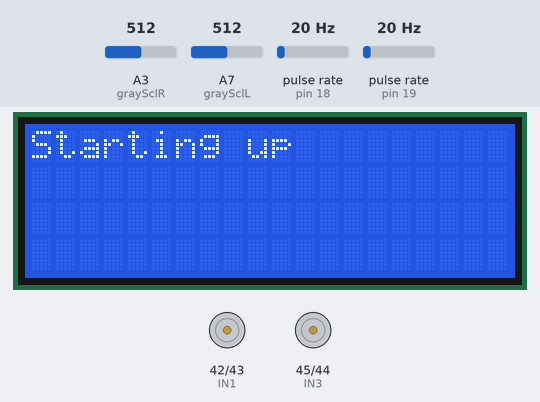
Bench run of a sketch on a simulated Arduino Mega 2560, built with avr-gcc and run on an emulated ATmega2560. Parts: 20×4 character LCD, motor-driver pin pairs drawn as motors (green arrow = first pin HIGH = forward, orange = second pin HIGH = backward, longer = more drive, scaled by the enable pin). Wiring (inferred from the names in the program): 2 × pulse sensor: data pin 18 / data pin 19. The inputs (shaded band) are chosen by the test bench; at power-on: A3 (graySclR) = 512, A7 (graySclL) = 512, pulse rate (sensors on pin 18, pin 19) 20 Hz.

Above: at 0.1 s.
Timing chart, 0 to 104.5 s (numbered marks = the images above):
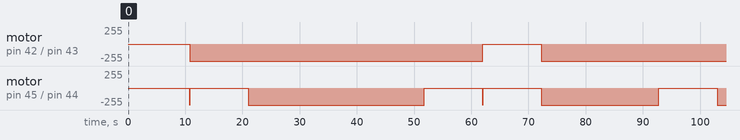

Measured:
- by itself, motor on pin 42 (IN1) / pin 43 (IN2): stopped → backward 255/255 at 10.8 s, → stopped 51.3 s later, → backward 255/255 10.2 s later

The sketch:

WallFollower15.1.18.ino
```cpp
// Main Code für den RoboCup

#include "Vars.h"
#include "Engine.h"

#include <LiquidCrystal_I2C.h>

volatile int encoderLeft = 0;
volatile int encoderRight = 0;

int grayScaleLeft = 0;
int grayScaleRight = 0;

boolean onBlack = false;

int currentDirection = NORTH;

LiquidCrystal_I2C lcd(LCDAddress, LCDCols, LCDRows);


void setup() {
  lcd.init();
  lcd.backlight();
  lcd.print("Starting up");

  pinMode(ena, OUTPUT);
  pinMode(enb, OUTPUT);
  pinMode(IN1, OUTPUT);
  pinMode(IN2, OUTPUT);
  pinMode(IN3, OUTPUT);
  pinMode(IN4, OUTPUT);
  attachInterrupt(digitalPinToInterrupt(TACHO0), countL, CHANGE);
  attachInterrupt(digitalPinToInterrupt(TACHO1), countR, CHANGE);


  engineForward();
  delay(2500);
}

void loop() {
  moveTileForward();
delay(1000);
}


void resetEncoder() {
  encoderLeft = 0;
  encoderRight = 0;
}


void moveTileForward() {
  lcd.clear();
  lcd.print("reaching new Tile!");
  resetEncoder();
  while (encoderLeft < leftMoveGoal && encoderRight < rightMoveGoal && !onBlack) {
    checkBlack();
    if (onBlack) {
      lcd.clear();
      break;
    }
    if (encoderLeft < leftMoveGoal) {
      engineLeftForward();
      digitalWrite(ena, HIGHSPEED);
    } else {
      engineLeftStop();
    }
    if (encoderRight < rightMoveGoal) {
      engineRightForward();
      digitalWrite(enb, HIGHSPEED);
    } else {
      engineRightStop();
    }
  }

  if (onBlack) {
    int encLeftTmp = encoderLeft * 2;
    int encRightTmp = encoderRight * 2;
    while (encoderRight < encRightTmp && encoderLeft < encLeftTmp) {
      if (encoderRight < encRightTmp) {
        engineRightBackward();
        digitalWrite(enb, HIGHSPEED);
      } else {
        engineRightStop();
      }
      if (encoderLeft < encLeftTmp) {
        engineLeftBackward();
        digitalWrite(ena, HIGHSPEED);
      } else {
        engineLeftStop();
      }
    }
  }

  onBlack = false;
}


int getNextDirection() {

}

void turn(int dir) {
  lcd.clear();
  String s = "turn ";
  if (dir == RIGHT) {
    s += "right";
  } else {
    s += "left";
  }
  lcd.print(s);

  resetEncoder();
  if (dir == RIGHT) {
    while (encoderLeft < leftTurnGoal && encoderRight < rightTurnGoal) {

      if (encoderLeft < leftTurnGoal) {
        engineLeftForward();
        digitalWrite(enb, MIDDLESPEED);
      } else {
        engineLeftStop();
      }

      if (encoderRight < rightTurnGoal) {
        engineRightBackward();
        digitalWrite(ena, MIDDLESPEED);
      } else {
        engineRightStop();
      }
    }
  } else if (dir == LEFT) {
    while (encoderLeft < leftTurnGoal && encoderRight < rightTurnGoal) {

      if (encoderLeft < leftTurnGoal) {
        engineLeftBackward();
        digitalWrite(enb, MIDDLESPEED);
      } else {
        engineLeftStop();
      }

      if (encoderRight < rightTurnGoal) {
        engineRightForward();
        digitalWrite(ena, MIDDLESPEED);
      } else {
        engineRightStop();
      }
    }

    lcd.clear();
    lcd.print("DONE!");
    delay(1000);
  }
}

void countL() {
  encoderLeft++;
}

void countR() {
  encoderRight++;
}

void checkBlack() {
  readGrayScale();
  onBlack = (grayScaleLeft > blackL || grayScaleRight > blackR);
}

void readGrayScale() {
  grayScaleLeft = analogRead(graySclL);
  grayScaleRight = analogRead(graySclR);
}
```

Engine.cpp
```cpp
#include "Engine.h"

void engineForward() {
  engineLeftForward();
  engineRightForward();
}

void engineBackward() {
  engineLeftBackward();
  engineRightBackward();
}

void engineRightForward() {
  digitalWrite(IN1, HIGH);
  digitalWrite(IN2, LOW);
}

void engineLeftForward() {
  digitalWrite(IN3, HIGH);
  digitalWrite(IN4, LOW);
}

void engineRightBackward() {
  digitalWrite(IN1, LOW);
  digitalWrite(IN2, HIGH);
}

void engineLeftBackward() {
  digitalWrite(IN3, LOW);
  digitalWrite(IN4, HIGH);
}

void engineLeftStop(){
  digitalWrite(IN3, LOW);
  digitalWrite(IN4, LOW);
  digitalWrite(enb, OFF);
  }

void engineRightStop(){
  digitalWrite(IN1, LOW);
  digitalWrite(IN2, LOW);
  digitalWrite(ena, OFF);
  }

  void engineStop(){
    engineLeftStop();
    engineRightStop();
    }
```

Engine.h
```cpp
#include "Arduino.h"
#include "Vars.h"


extern void engineForward();
extern void engineBackward();
extern void engineLeftForward();
extern void engineRightForward();
extern void engineLeftBackward();
extern void engineRightBackward();
extern void engineLeftStop();
extern void engineRightStop();
extern void engineStop();
```

Vars.h
```cpp
#include "Arduino.h"


// Threshold

#define leftTurnGoal 425
#define rightTurnGoal 425

#define rightMoveGoal 850
#define leftMoveGoal 825


// ist der Wert größer als die Schwelle, dann ist es Schwarz
#define blackR 260
#define blackL 240


// Pins:
// Rechter Motor
#define ena 9
// Linker Motor
#define enb 8
#define IN1 42
#define IN2 43
#define IN3 45
#define IN4 44

#define TACHO0 18
#define TACHO1 19
#define TACHO2 2
#define TACHO3 3

//Address of the LCD
#define LCDAddress 0x20
#define LCDCols 20
#define LCDRows 4

#define graySclR A3
#define graySclL A7


// DEFINITIONEN:
#define NORTH 0
#define EAST 1
#define SOUTH 2
#define WEST 3

#define HIGHSPEED 255
#define MIDDLESPEED 170
#define LOWSPEED 80
#define OFF 0

#define LEFT 0
#define RIGHT 1
```
